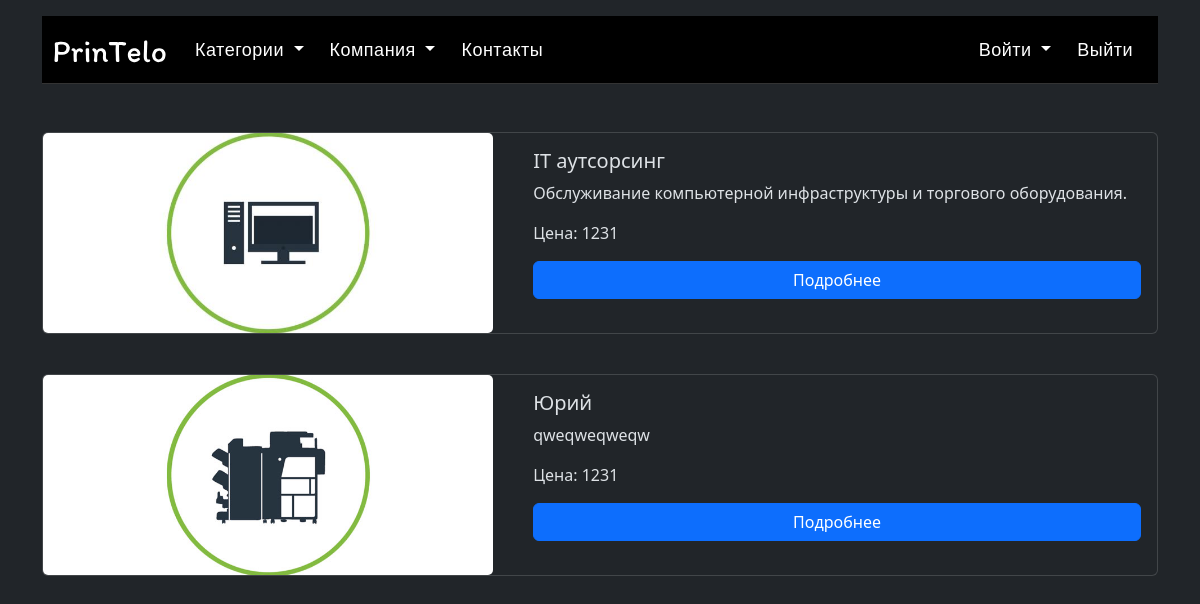
/korneuev/uslugi.php, run on the app's committed database.
### tables this page shows
CREATE TABLE `services` (
  `id` int(11) NOT NULL,
  `name` varchar(255) NOT NULL,
  `description` varchar(255) NOT NULL,
  `price` varchar(255) NOT NULL,
  `image` text NOT NULL,
  `bigdescription` varchar(255) NOT NULL
);

### korneuev/uslugi.php (the view, shortened to what this page needs)
<?php include "header.php"; ?>
<?php
$servername = "localhost";
$username = "zoxan";
$password = "123";
$dbname = "textovarorg";
try {
    $db = new PDO("mysql:host=$servername;dbname=$dbname", $username, $password);
    $db->setAttribute(PDO::ATTR_ERRMODE, PDO::ERRMODE_EXCEPTION);
    $sql = "SELECT * FROM Services";
    $stmt = $db->query($sql);
    echo '<div class="container mt-5 d-flex justify-content-center">';
    echo '<div class="row">';
    while ($row = $stmt->fetch(PDO::FETCH_ASSOC)) {
        echo '<div class="col-md-12 mb-4">';
        echo '<div class="card mb-3">';
        echo '<div class="row no-gutters">';
        echo '<div class="col-md-8">';
        echo '<img src="' . $row['image'] . '" class="card-img" alt="Alt текст">';
        echo '</div>';
        echo '<div class="col-md-7">';
        echo '<div class="card-body">';
        echo '<h5 class="card-title">' . $row['name'] . '</h5>';
        echo '<p class="card-text">' . $row['description'] . '</p>';
        echo '<p class="card-text">Цена: ' . $row['price'] . '</p>';
        echo '<a href="full_service_info.php?id=' . $row['id'] . '" class="btn btn-primary">Подробнее</a>';
        echo '</div>';
        echo '</div>';
        echo '</div>';
        echo '</div>';
        echo '</div>';
    }
    echo '</div>';
    echo '</div>';
} catch (PDOException $e) {
    echo '<p class="text-danger">Ошибка получения данных: ' . $e->getMessage() . '</p>';
}
?>

### korneuev/uslugi.php (style rules this page uses)
.card { transition: transform 0.3s ease, box-shadow 0.3s ease; }
.card-img { object-fit: cover; height: 200px; }
.card-body { display: flex; flex-direction: column; justify-content: space-between; }
.card-text { flex-grow: 1; }
.btn-primary { transition: background-color 0.3s ease; }
.row.no-gutters { display: flex; flex-direction: row; }
.col-md-8 { flex: 1; }

### data on the page
services: image (picture), name "IT аутсорсинг", description "Обслуживание компьютерной инфраструктуры и торгового оборудования.", price "1231"
services: image (picture), name "Юрий", description "qweqweqweqw", price "1231"
